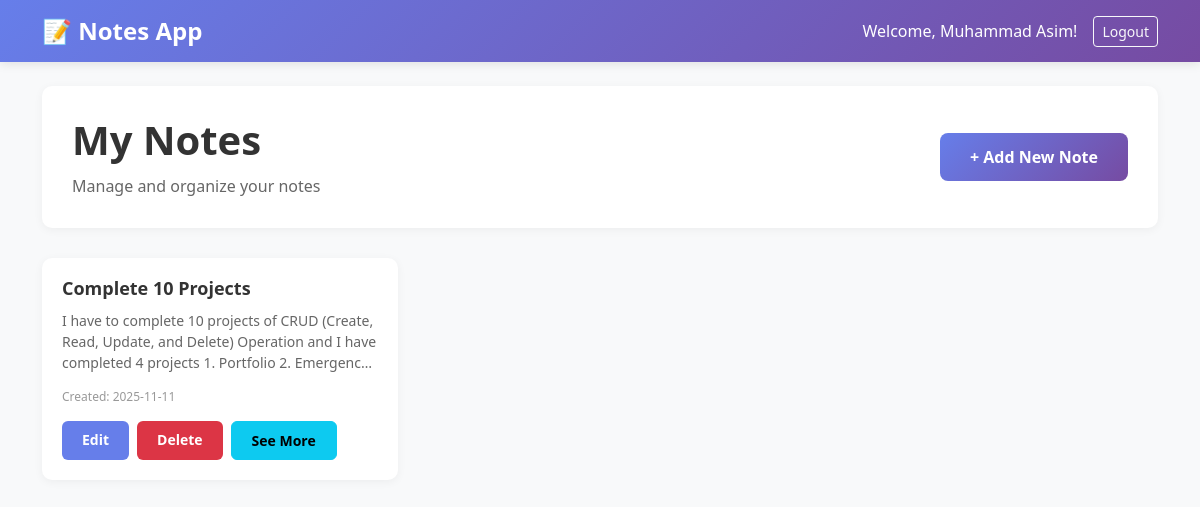
Page /dashboard/dashboard.php (signed in) on the committed database.
### tables this page shows
CREATE TABLE `notes` (
  `Id` int(11) NOT NULL,
  `User_Id` int(11) DEFAULT NULL,
  `Title` varchar(200) NOT NULL,
  `Content` varchar(1000) NOT NULL,
  `Created_at` date DEFAULT curdate(),
  `Updated_at` date DEFAULT current_timestamp()
);

### dashboard/dashboard.php (the view, shortened to what this page needs)
<?php
include '../include/db.php';
$notes_sql = "SELECT * FROM notes WHERE User_Id = ".$_SESSION['user_id'];
$notes_result = mysqli_query($conn, $notes_sql);
?>
<!DOCTYPE html>
<html lang="en">
<head>
    <link href="https://cdnjs.cloudflare.com/ajax/libs/bootstrap/5.3.2/css/bootstrap.min.css" rel="stylesheet">
</head>
<body>
    <nav class="navbar navbar-dark mb-4">
        <div class="container">
            <a class="navbar-brand" href="#">📝 Notes App</a>
            <div class="d-flex align-items-center">
                <span class="text-white me-3">Welcome, <?php echo $_SESSION['user_name']; ?>!</span>
                <a href="../auth/logout.php" class="btn btn-outline-light btn-sm">Logout</a>
            </div>
        </div>
    </nav>
    <div class="container">
        <div class="dashboard-header">
            <div class="d-flex justify-content-between align-items-center">
                <div>
                    <h1>My Notes</h1>
                    <p>Manage and organize your notes</p>
                </div>
                <a href="../notes/add_notes.php" class="btn btn-add-note">+ Add New Note</a>
            </div>
        </div>
        <div class="row g-4">
            <?php
                if(mysqli_num_rows($notes_result) > 0){
                    while($note = mysqli_fetch_assoc($notes_result)){
                        echo "
                            <div class='col-md-6 col-lg-4'>
                                <div class='note-card'>
                                    <h3 class='note-title'>{$note['Title']}</h3>
                                    <p class='note-content'>{$note['Content']}</p>
                                    <p class='note-date'>Created: {$note['Created_at']}</p>
                                    <div class='d-flex gap-2'>
                                        <a href='../notes/update_notes.php?id={$note['Id']}' class='btn btn-edit btn-custom'>Edit</a>
                                        <a href='../notes/delete_notes.php?id={$note['Id']}' class='btn btn-delete btn-custom'>Delete</a>
                                        <button class='btn btn-info btn-custom see-more-btn' data-title='{$note['Title']}' data-content='{$note['Content']}'>See More</button>
                                    </div>
                                </div>
                            </div>
                        ";
                    }
                } else {
                    echo "<h1>Welcome, you have no notes yet. Start by adding a new note!</h1>";
                }
            ?>
        </div>
    </div>
</body>
</html>

### dashboard/dashboard.php (style rules this page uses)
body { background-color: #f8f9fa; }
.navbar { background: linear-gradient(135deg, #667eea 0%, #764ba2 100%); box-shadow: 0 2px 10px rgba(0,0,0,0.1); }
.navbar-brand { font-weight: 700; font-size: 24px; }
.dashboard-header { background: white; padding: 30px; border-radius: 10px; box-shadow: 0 2px 10px rgba(0,0,0,0.05); margin-bottom: 30px; }
.dashboard-header h1 { color: #333; font-weight: 700; margin-bottom: 10px; }
.dashboard-header p { color: #666; margin: 0; }
.note-card { background: white; border-radius: 10px; padding: 20px; box-shadow: 0 2px 10px rgba(0,0,0,0.05); transition: transform 0.2s, box-shadow 0.2s; height: 100%; }
.note-title { font-size: 18px; font-weight: 600; color: #333; margin-bottom: 10px; }
.note-content { color: #666; font-size: 14px; margin-bottom: 15px; display: -webkit-box; -webkit-line-clamp: 3; -webkit-box-orient: vertical; overflow: hidden; }
.note-date { font-size: 12px; color: #999; margin-bottom: 15px; }
.btn-custom { padding: 8px 20px; border-radius: 6px; font-size: 14px; font-weight: 600; transition: all 0.2s; }
.btn-edit { background-color: #667eea; color: white; border: none; }
.btn-delete { background-color: #dc3545; color: white; border: none; }
.btn-add-note { background: linear-gradient(135deg, #667eea 0%, #764ba2 100%); color: white; border: none; padding: 12px 30px; border-radius: 8px; font-weight: 600; transition: transform 0.2s; }

### rows in the picture
notes: Title "Complete 10 Projects", Content "I have to complete 10 projects of CRUD (Create, Read, Update, and Delete) Operation and I have completed 4 projects 1. Portfolio 2.…", Created_at "2025-11-11"

### other values in the picture
$_SESSION['user_name'] "Muhammad Asim"
